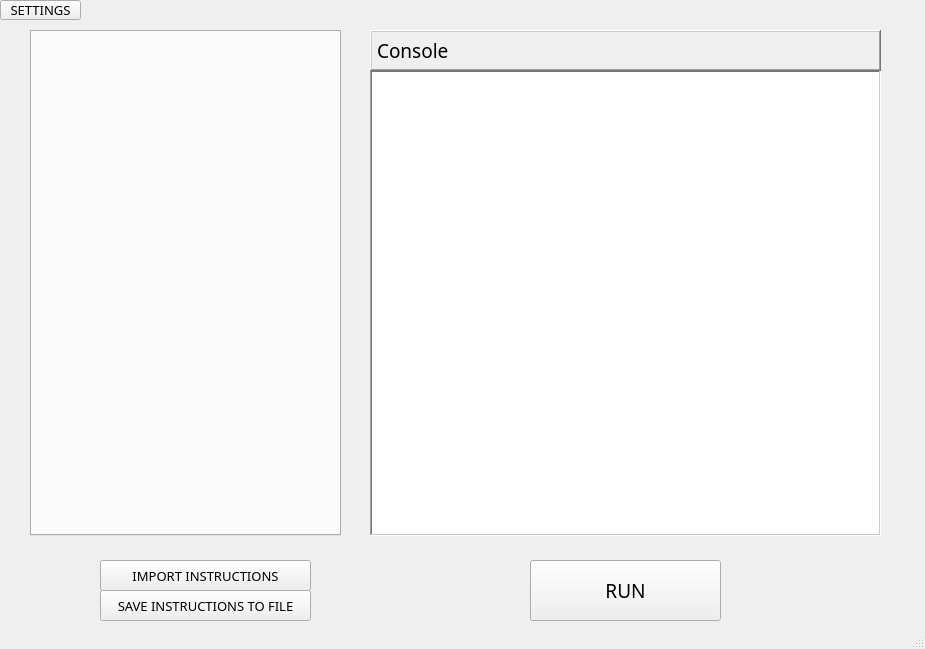
<?xml version="1.0" encoding="UTF-8"?>
<ui version="4.0">
 <class>MainWindow</class>
 <widget class="QMainWindow" name="MainWindow">
  <property name="geometry">
   <rect>
    <x>0</x>
    <y>0</y>
    <width>925</width>
    <height>649</height>
   </rect>
  </property>
  <property name="sizePolicy">
   <sizepolicy hsizetype="Fixed" vsizetype="Fixed">
    <horstretch>0</horstretch>
    <verstretch>0</verstretch>
   </sizepolicy>
  </property>
  <property name="font">
   <font>
    <family>Sitka</family>
    <pointsize>10</pointsize>
   </font>
  </property>
  <property name="windowTitle">
   <string>MainWindow</string>
  </property>
  <widget class="QWidget" name="centralwidget">
   <widget class="QPushButton" name="importButton">
    <property name="geometry">
     <rect>
      <x>100</x>
      <y>560</y>
      <width>211</width>
      <height>31</height>
     </rect>
    </property>
    <property name="font">
     <font>
      <family>Sitka</family>
      <pointsize>10</pointsize>
     </font>
    </property>
    <property name="cursor">
     <cursorShape>PointingHandCursor</cursorShape>
    </property>
    <property name="text">
     <string>IMPORT INSTRUCTIONS</string>
    </property>
   </widget>
   <widget class="QPushButton" name="runButton">
    <property name="geometry">
     <rect>
      <x>530</x>
      <y>560</y>
      <width>191</width>
      <height>61</height>
     </rect>
    </property>
    <property name="font">
     <font>
      <family>Sitka</family>
      <pointsize>14</pointsize>
     </font>
    </property>
    <property name="cursor">
     <cursorShape>PointingHandCursor</cursorShape>
    </property>
    <property name="text">
     <string>RUN</string>
    </property>
    <property name="checkable">
     <bool>false</bool>
    </property>
    <property name="default">
     <bool>false</bool>
    </property>
    <property name="flat">
     <bool>false</bool>
    </property>
   </widget>
   <widget class="QTextEdit" name="consoleTextEdit">
    <property name="geometry">
     <rect>
      <x>370</x>
      <y>70</y>
      <width>511</width>
      <height>466</height>
     </rect>
    </property>
    <property name="font">
     <font>
      <family>Sitka</family>
      <pointsize>10</pointsize>
     </font>
    </property>
    <property name="frameShape">
     <enum>QFrame::WinPanel</enum>
    </property>
    <property name="readOnly">
     <bool>true</bool>
    </property>
    <property name="acceptRichText">
     <bool>false</bool>
    </property>
    <property name="textInteractionFlags">
     <set>Qt::TextSelectableByMouse</set>
    </property>
   </widget>
   <widget class="QPushButton" name="exportButton">
    <property name="geometry">
     <rect>
      <x>100</x>
      <y>590</y>
      <width>211</width>
      <height>31</height>
     </rect>
    </property>
    <property name="font">
     <font>
      <family>Sitka</family>
      <pointsize>10</pointsize>
     </font>
    </property>
    <property name="cursor">
     <cursorShape>PointingHandCursor</cursorShape>
    </property>
    <property name="text">
     <string>SAVE INSTRUCTIONS TO FILE</string>
    </property>
   </widget>
   <widget class="QLabel" name="consoleLabel">
    <property name="geometry">
     <rect>
      <x>370</x>
      <y>30</y>
      <width>511</width>
      <height>41</height>
     </rect>
    </property>
    <property name="font">
     <font>
      <family>Sitka</family>
      <pointsize>14</pointsize>
     </font>
    </property>
    <property name="frameShape">
     <enum>QFrame::WinPanel</enum>
    </property>
    <property name="frameShadow">
     <enum>QFrame::Raised</enum>
    </property>
    <property name="text">
     <string>Console</string>
    </property>
   </widget>
   <widget class="QPushButton" name="settingsButton">
    <property name="geometry">
     <rect>
      <x>0</x>
      <y>0</y>
      <width>81</width>
      <height>20</height>
     </rect>
    </property>
    <property name="font">
     <font>
      <family>Sitka</family>
      <pointsize>10</pointsize>
     </font>
    </property>
    <property name="cursor">
     <cursorShape>PointingHandCursor</cursorShape>
    </property>
    <property name="text">
     <string>SETTINGS</string>
    </property>
   </widget>
   <widget class="QTabWidget" name="memoryTableTabs">
    <property name="enabled">
     <bool>true</bool>
    </property>
    <property name="geometry">
     <rect>
      <x>30</x>
      <y>30</y>
      <width>311</width>
      <height>506</height>
     </rect>
    </property>
    <property name="sizePolicy">
     <sizepolicy hsizetype="Expanding" vsizetype="Expanding">
      <horstretch>0</horstretch>
      <verstretch>0</verstretch>
     </sizepolicy>
    </property>
    <property name="focusPolicy">
     <enum>Qt::TabFocus</enum>
    </property>
    <property name="tabPosition">
     <enum>QTabWidget::West</enum>
    </property>
    <property name="tabShape">
     <enum>QTabWidget::Triangular</enum>
    </property>
    <property name="currentIndex">
     <number>-1</number>
    </property>
    <property name="iconSize">
     <size>
      <width>10</width>
      <height>10</height>
     </size>
    </property>
    <property name="usesScrollButtons">
     <bool>false</bool>
    </property>
    <property name="documentMode">
     <bool>false</bool>
    </property>
    <property name="tabsClosable">
     <bool>false</bool>
    </property>
    <property name="movable">
     <bool>false</bool>
    </property>
    <property name="tabBarAutoHide">
     <bool>false</bool>
    </property>
   </widget>
  </widget>
  <widget class="QStatusBar" name="statusbar"/>
 </widget>
 <tabstops>
  <tabstop>runButton</tabstop>
  <tabstop>importButton</tabstop>
  <tabstop>exportButton</tabstop>
  <tabstop>settingsButton</tabstop>
  <tabstop>memoryTableTabs</tabstop>
  <tabstop>consoleTextEdit</tabstop>
 </tabstops>
 <resources/>
 <connections/>
</ui>
